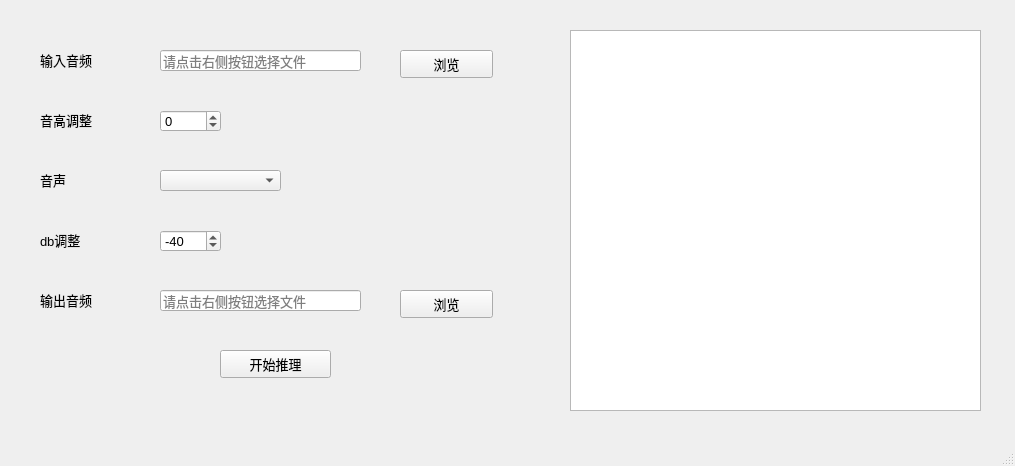
<?xml version="1.0" encoding="UTF-8"?>
<ui version="4.0">
 <class>MainWindow</class>
 <widget class="QMainWindow" name="MainWindow">
  <property name="geometry">
   <rect>
    <x>0</x>
    <y>0</y>
    <width>1015</width>
    <height>466</height>
   </rect>
  </property>
  <property name="font">
   <font>
    <pointsize>10</pointsize>
   </font>
  </property>
  <property name="windowTitle">
   <string>安口哈音声推理器</string>
  </property>
  <widget class="QWidget" name="centralwidget">
   <widget class="QLabel" name="label_3">
    <property name="geometry">
     <rect>
      <x>40</x>
      <y>50</y>
      <width>111</width>
      <height>20</height>
     </rect>
    </property>
    <property name="text">
     <string>输入音频</string>
    </property>
   </widget>
   <widget class="QLabel" name="label_4">
    <property name="geometry">
     <rect>
      <x>40</x>
      <y>110</y>
      <width>101</width>
      <height>20</height>
     </rect>
    </property>
    <property name="text">
     <string>音高调整</string>
    </property>
   </widget>
   <widget class="QLabel" name="label_5">
    <property name="geometry">
     <rect>
      <x>40</x>
      <y>170</y>
      <width>111</width>
      <height>20</height>
     </rect>
    </property>
    <property name="text">
     <string>音声</string>
    </property>
   </widget>
   <widget class="QLabel" name="label_7">
    <property name="geometry">
     <rect>
      <x>40</x>
      <y>230</y>
      <width>101</width>
      <height>20</height>
     </rect>
    </property>
    <property name="text">
     <string>db调整</string>
    </property>
   </widget>
   <widget class="QLabel" name="label_8">
    <property name="geometry">
     <rect>
      <x>40</x>
      <y>290</y>
      <width>111</width>
      <height>20</height>
     </rect>
    </property>
    <property name="text">
     <string>输出音频</string>
    </property>
   </widget>
   <widget class="QTextBrowser" name="textBrowser">
    <property name="geometry">
     <rect>
      <x>570</x>
      <y>30</y>
      <width>411</width>
      <height>381</height>
     </rect>
    </property>
    <property name="html">
     <string>&lt;!DOCTYPE HTML PUBLIC &quot;-//W3C//DTD HTML 4.0//EN&quot; &quot;http://www.w3.org/TR/REC-html40/strict.dtd&quot;&gt;
&lt;html&gt;&lt;head&gt;&lt;meta name=&quot;qrichtext&quot; content=&quot;1&quot; /&gt;&lt;style type=&quot;text/css&quot;&gt;
p, li { white-space: pre-wrap; }
&lt;/style&gt;&lt;/head&gt;&lt;body style=&quot; font-family:'MS Shell Dlg 2'; font-size:10pt; font-weight:400; font-style:normal;&quot;&gt;
&lt;p style=&quot;-qt-paragraph-type:empty; margin-top:0px; margin-bottom:0px; margin-left:0px; margin-right:0px; -qt-block-indent:0; text-indent:0px;&quot;&gt;&lt;br /&gt;&lt;/p&gt;&lt;/body&gt;&lt;/html&gt;</string>
    </property>
   </widget>
   <widget class="QPushButton" name="pushButtonSoundInput">
    <property name="geometry">
     <rect>
      <x>400</x>
      <y>50</y>
      <width>93</width>
      <height>28</height>
     </rect>
    </property>
    <property name="text">
     <string>浏览</string>
    </property>
   </widget>
   <widget class="QSpinBox" name="spinBoxTransInt">
    <property name="geometry">
     <rect>
      <x>160</x>
      <y>110</y>
      <width>61</width>
      <height>22</height>
     </rect>
    </property>
    <property name="minimum">
     <number>-99</number>
    </property>
   </widget>
   <widget class="QComboBox" name="comboBoxSound">
    <property name="geometry">
     <rect>
      <x>160</x>
      <y>170</y>
      <width>121</width>
      <height>21</height>
     </rect>
    </property>
   </widget>
   <widget class="QSpinBox" name="spinBoxSliceDb">
    <property name="geometry">
     <rect>
      <x>160</x>
      <y>230</y>
      <width>61</width>
      <height>22</height>
     </rect>
    </property>
    <property name="minimum">
     <number>-99</number>
    </property>
    <property name="singleStep">
     <number>5</number>
    </property>
    <property name="value">
     <number>-40</number>
    </property>
   </widget>
   <widget class="QPushButton" name="pushButtonSoundOutput">
    <property name="geometry">
     <rect>
      <x>400</x>
      <y>290</y>
      <width>93</width>
      <height>28</height>
     </rect>
    </property>
    <property name="text">
     <string>浏览</string>
    </property>
   </widget>
   <widget class="QLineEdit" name="lineEditInputPath">
    <property name="geometry">
     <rect>
      <x>160</x>
      <y>50</y>
      <width>201</width>
      <height>21</height>
     </rect>
    </property>
    <property name="readOnly">
     <bool>true</bool>
    </property>
    <property name="placeholderText">
     <string>请点击右侧按钮选择文件</string>
    </property>
   </widget>
   <widget class="QLineEdit" name="lineEditOutputPath">
    <property name="geometry">
     <rect>
      <x>160</x>
      <y>290</y>
      <width>201</width>
      <height>21</height>
     </rect>
    </property>
    <property name="readOnly">
     <bool>true</bool>
    </property>
    <property name="placeholderText">
     <string>请点击右侧按钮选择文件</string>
    </property>
   </widget>
   <widget class="QPushButton" name="pushButtonStartInference">
    <property name="geometry">
     <rect>
      <x>220</x>
      <y>350</y>
      <width>111</width>
      <height>28</height>
     </rect>
    </property>
    <property name="text">
     <string>开始推理</string>
    </property>
   </widget>
  </widget>
  <widget class="QStatusBar" name="statusbar"/>
 </widget>
 <resources/>
 <connections/>
</ui>
